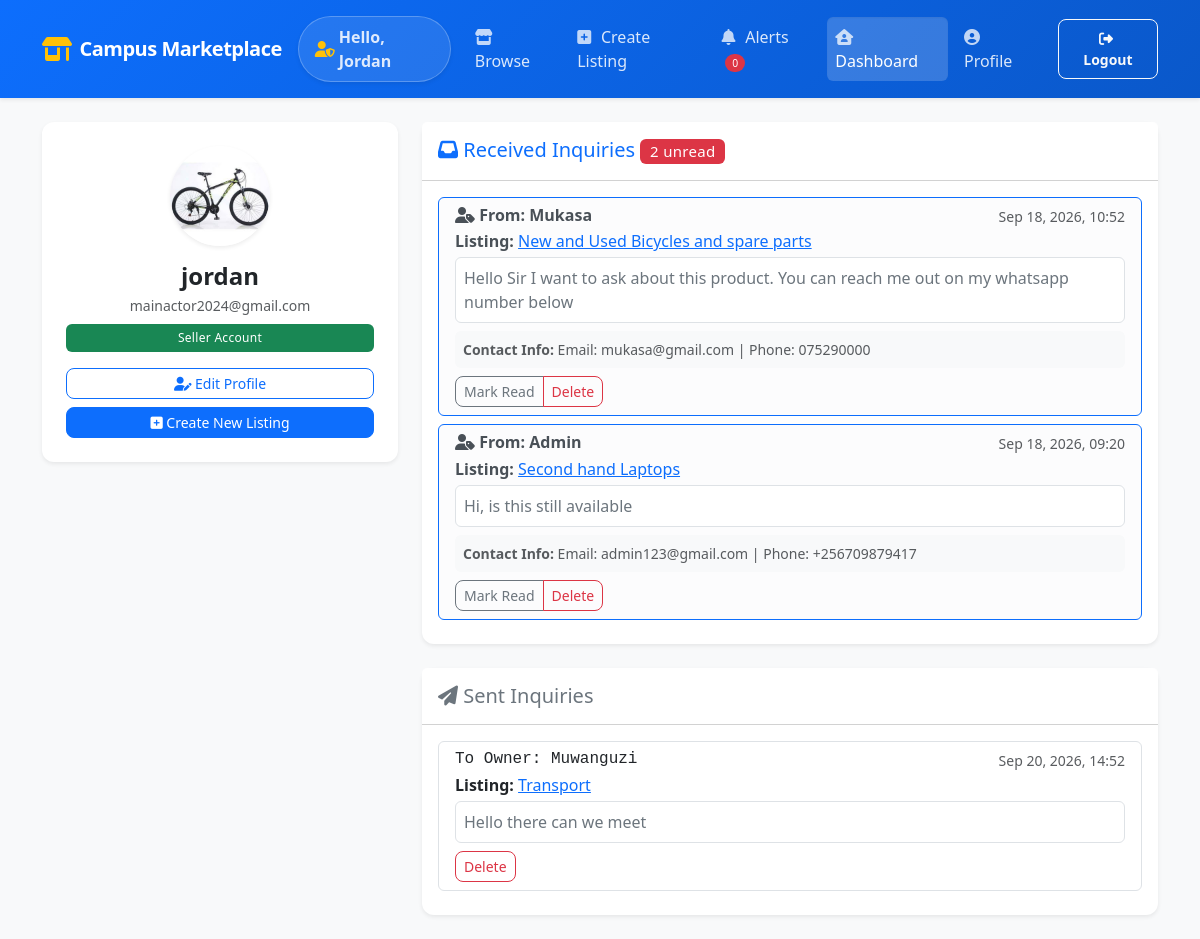
The app's page /dashboard/ (signed in) with its own data.
### consentform/models.py (models this page shows, shortened)
class Profile(models.Model):
    user = models.OneToOneField(User, on_delete=models.CASCADE, related_name='profile')
    avatar = models.ImageField(upload_to="profiles/", default="profiles/default.png", blank=True, null=True)
    bio = models.TextField(max_length=500, blank=True)
    phone_number = models.CharField(max_length=20, blank=True)
    age = models.PositiveIntegerField(validators=[MinValueValidator(18), MaxValueValidator(100)], null=True, blank=True)
    gender = models.CharField(max_length=10, blank=True)
    location = models.CharField(max_length=100, blank=True, help_text="e.g. Hostels, Eastern Campus")
    is_seller = models.BooleanField(default=False, help_text="Check this if you want to post listings/products.")

class Inquiry(models.Model):
  listing = models.ForeignKey(Listing, on_delete=models.CASCADE, related_name='inquiries')
  sender = models.ForeignKey(User, on_delete=models.CASCADE, related_name='sent_inquiries')
  receiver = models.ForeignKey(User, on_delete=models.CASCADE, related_name='received_inquiries')
  message = models.TextField()
  contact_email = models.EmailField()
  contact_phone = models.CharField(max_length=20, blank=True)
  created_at = models.DateTimeField(auto_now_add=True)
  is_read = models.BooleanField(default=False)
  class Meta:
    verbose_name_plural = 'Inquiries'
    ordering = ['-created_at']

class Listing(models.Model):
  LISTING_TYPES = (
    ('item', 'Item for Sale/Rent'),
    ('service', 'Service offered'),
  )
  CONDITIONS = (
    ('new', 'Brand New'),
    ('like_new', 'Like New'),
    ('used', 'Fair / Used'),
    ('na', 'Not Applicable (Services)'),
  )
  owner = models.ForeignKey(User, on_delete=models.CASCADE, related_name='listings')
  category = models.ForeignKey(Category, on_delete=models.SET_NULL, null=True, related_name='listings')
  title = models.CharField(max_length=150)
  description = models.TextField()
  price = models.DecimalField(max_digits=10, decimal_places=2)
  listing_type = models.CharField(max_length=10, choices=LISTING_TYPES, default='item')
  condition = models.CharField(max_length=10, choices=CONDITIONS, default='used')
  image = models.ImageField(upload_to='listings/', validators=[validate_image_extension_and_size], blank=True, null=True)
  is_available = models.BooleanField(default=True)
  created_at = models.DateTimeField(auto_now_add=True)
  updated_at = models.DateTimeField(auto_now=True)
  class Meta:
    ordering = ['-created_at']

### consentform/views.py (the view)
# urls.py: path('dashboard/', views.dashboard, name='dashboard'),
@login_required
def dashboard(request):
  received_inquiries = Inquiry.objects.filter(
    receiver=request.user
  ).select_related('listing', 'sender')
  sent_inquiries = Inquiry.objects.filter(
    sender=request.user
  ).select_related('listing', 'receiver')
  unread_count = received_inquiries.filter(is_read=False).count()
  all_listings = Listing.objects.filter(is_available=True)
  context = {
    'received_inquiries': received_inquiries,
    'sent_inquiries': sent_inquiries,
    'unread_count': unread_count,
    'all_listings': all_listings,
  }
  return render(request, 'consentform/dashboard.html', context)

### consentform/templates/consentform/dashboard.html (shortened to what this page needs)
{% extends 'consentform/base.html' %}
{% block content %}
<div class="row">
    <div class="col-md-4 mb-4">
        <div class="card border-0 shadow-sm p-4 text-center mb-4">
            <div class="d-flex justify-content-center mb-3">
                {% if request.user.profile.avatar %}
                    <img src="{{ request.user.profile.avatar.url }}" alt="Profile Avatar" class="rounded-circle shadow-sm object-fit-cover" style="width: 100px; height: 100px;">
                {% else %}
                    <div class="rounded-circle bg-secondary text-white d-flex align-items-center justify-content-center shadow-sm" style="width: 100px; height: 100px; font-size: 2.5rem;">
                        <i class="fa-solid fa-user"></i>
                    </div>
                {% endif %}
            </div>
            <h4 class="fw-bold mb-1">{{ request.user.username }}</h4>
            <p class="text-muted small mb-2">{{ request.user.email }}</p>
            {% if request.user.profile.is_seller %}
                <span class="badge bg-success mb-3 p-2">Seller Account</span>
            {% else %}
                <span class="badge bg-primary mb-3 p-2">Buyer Account</span>
            {% endif %}
            <div class="d-grid gap-2">
                <a href="{% url 'profile_edit' %}" class="btn btn-outline-primary btn-sm">
                    <i class="fa-solid fa-user-pen"></i> Edit Profile
                </a>
                {% if request.user.profile.is_seller %}
                    <a href="{% url 'listing_create' %}" class="btn btn-primary btn-sm">
                        <i class="fa-solid fa-square-plus"></i> Create New Listing
                    </a>
                {% endif %}
            </div>
        </div>
    </div>
    <div class="col-md-8">
        <div class="card shadow-sm border-0 mb-4">
            <div class="card-header bg-white py-3">
                <h5 class="mb-0 text-primary">
                    <i class="fa-solid fa-inbox"></i> Received Inquiries
                    {% if unread_count > 0 %}
                        <span class="badge bg-danger">{{ unread_count }} unread</span>
                    {% endif %}
                </h5>
            </div>
            <div class="card-body">
                {% if received_inquiries %}
                    <div class="list-group">
                        {% for inquiry in received_inquiries %}
                            <div class="list-group-item list-group-item-action flex-column align-items-start mb-2 border rounded {% if not inquiry.is_read %}list-group-item-light border-primary{% endif %}">
                                <div class="d-flex w-100 justify-content-between">
                                    <h5 class="mb-1 fs-6 fw-bold">
                                        <i class="fa-solid fa-user-tag"></i> From: {{ inquiry.sender.username }}
                                    </h5>
                                    <small class="text-muted">{{ inquiry.created_at|date:"M d, Y, H:i" }}</small>
                                </div>
                                <p class="mb-1"><strong>Listing:</strong> <a href="{% url 'listing_detail' inquiry.listing.pk %}">{{ inquiry.listing.title }}</a></p>
                                <p class="mb-2 text-secondary bg-white p-2 rounded border">{{ inquiry.message }}</p>
                                <div class="bg-light p-2 rounded small text-muted mb-2">
                                    <strong>Contact Info:</strong> Email: {{ inquiry.contact_email }}
                                    {% if inquiry.contact_phone %} | Phone: {{ inquiry.contact_phone }}{% endif %}
                                </div>
                                <div class="btn-group btn-group-sm" role="group">
                                    <a href="{% url 'toggle_inquiry_read' inquiry.pk %}" class="btn btn-outline-secondary">
                                        {% if inquiry.is_read %}Mark Unread{% else %}Mark Read{% endif %}
                                    </a>
                                    <a href="{% url 'delete_inquiry' inquiry.pk %}" class="btn btn-outline-danger" onclick="return confirm('Are you sure you want to delete this inquiry?');">
                                        Delete
                                    </a>
                                </div>
                            </div>
                        {% endfor %}
                    </div>
                {% else %}
                    <p class="text-muted mb-0">You have not received any inquiries yet.</p>
                {% endif %}
            </div>
        </div>
        <div class="card shadow-sm border-0 mb-4">
            <div class="card-header bg-white py-3">
                <h5 class="mb-0 text-secondary">
                    <i class="fa-solid fa-paper-plane"></i> Sent Inquiries
                </h5>
            </div>
            <div class="card-body">
                {% if sent_inquiries %}
                    <div class="list-group">
                        {% for inquiry in sent_inquiries %}
                            <div class="list-group-item flex-column align-items-start mb-2 border rounded">
                                <div class="d-flex w-100 justify-content-between">
                                    <h5 class="mb-1 font-monospace fs-6">
                                        To Owner: {{ inquiry.receiver.username }}
                                    </h5>
                                    <small class="text-muted">{{ inquiry.created_at|date:"M d, Y, H:i" }}</small>
                                </div>
                                <p class="mb-1"><strong>Listing:</strong> <a href="{% url 'listing_detail' inquiry.listing.pk %}">{{ inquiry.listing.title }}</a></p>
                                <p class="mb-2 text-secondary bg-white p-2 rounded border">{{ inquiry.message }}</p>
                                <a href="{% url 'delete_inquiry' inquiry.pk %}" class="btn btn-outline-danger btn-sm" onclick="return confirm('Are you sure?');">
                                    Delete
                                </a>
                            </div>
                        {% endfor %}
                    </div>
                {% else %}
                    <p class="text-muted mb-0">You have not sent any inquiries yet.</p>
                {% endif %}
            </div>
        </div>
    </div>
</div>
{% endblock %}

### consentform/templates/consentform/base.html (shortened to what this page needs)
{% load static %}
<!DOCTYPE html>
<html lang="en">
<head>
    <link href="https://cdn.jsdelivr.net/npm/bootstrap@5.3.0/dist/css/bootstrap.min.css" rel="stylesheet">
    <link rel="stylesheet" href="https://cdn.jsdelivr.net/npm/bootstrap-icons@1.11.0/font/bootstrap-icons.css">
    <link rel="stylesheet" href="https://cdnjs.cloudflare.com/ajax/libs/font-awesome/6.4.0/css/all.min.css">
    <link rel="stylesheet" href="{% static 'style/style.css' %}">
</head>
<body class="bg-light">
    <nav class="navbar navbar-expand-lg navbar-dark shadow-sm mb-4 py-3 custom-navbar">
        <div class="container">
            <a class="navbar-brand fw-bold fs-5 text-white d-flex align-items-center gap-2" href="{% url 'listing_list' %}">
                <i class="fa-solid fa-shop text-warning fs-4"></i> Campus Marketplace
            </a>
            <div class="collapse navbar-collapse" id="navbarNav">
                <ul class="navbar-nav ms-auto align-items-lg-center gap-lg-2">
                    {% if user.is_authenticated %}
                        <li class="nav-item me-lg-2">
                            <span class="nav-link px-3 py-1.5 rounded-pill bg-white bg-opacity-10 text-white fw-semibold border border-light border-opacity-25 small shadow-sm d-flex align-items-center" style="cursor: default;">
                                <i class="fa-solid fa-user-shield text-warning me-1"></i> Hello, {{ user.username|title }}
                            </span>
                        </li>
                        <li class="nav-item">
                            <a class="nav-link px-2 py-2 {% if request.resolver_match.url_name == 'listing_list' %}active{% endif %}" href="{% url 'listing_list' %}">
                                <i class="fa-solid fa-store"></i> Browse
                            </a>
                        </li>
                        <li class="nav-item">
                            <a class="nav-link px-2 py-2 {% if request.resolver_match.url_name == 'listing_create' %}active{% endif %}" href="{% url 'listing_create' %}">
                                <i class="fa-solid fa-square-plus"></i> Create Listing
                            </a>
                        </li>
                        <li class="nav-item">
                            <a class="nav-link px-2 py-2 position-relative {% if request.resolver_match.url_name == 'notification_list' %}active{% endif %}" href="{% url 'notification_list' %}">
                                <i class="fa-solid fa-bell"></i> Alerts
                                {% with unread_notifs_count=user.notifications.all.filter.count %}
                                    <span class="badge rounded-pill bg-danger ms-1" style="font-size: 0.65rem;">
                                        {{ user.notifications.all.count }}
                                    </span>
                                {% endwith %}
                            </a>
                        </li>
                        <li class="nav-item">
                            <a class="nav-link px-2 py-2 {% if request.resolver_match.url_name == 'dashboard' %}active{% endif %}" href="{% url 'dashboard' %}">
                                <i class="fa-solid fa-house-user"></i> Dashboard
                            </a>
                        </li>
                        <li class="nav-item">
                            <a class="nav-link px-2 py-2 {% if request.resolver_match.url_name == 'profile_edit' %}active{% endif %}" href="{% url 'profile_edit' %}">
                                <i class="fa-solid fa-circle-user"></i> Profile
                            </a>
                        </li>
                        <li class="nav-item ms-lg-2">
                            <form action="{% url 'logout' %}" method="post" class="d-inline">
                                <button type="submit" class="btn btn-outline-light btn-sm px-3 py-2 fw-semibold w-100">
                                   <i class="fa-solid fa-right-from-bracket me-1"></i> Logout
                                </button>
                            </form>
                        </li>
                    {% endif %}
                </ul>
            </div>
        </div>
    </nav>
    <div class="container">
        {% block content %}{% endblock %}
    </div>
</body>
</html>

### consentform/static/style/style.css (style rules this page uses)
:root { --primary-color: #0d6efd; --primary-hover: #0b5ed7; --transition-speed: 0.25s ease-in-out; }
body { background-color: #f4f6f9 !important; font-family: 'Segoe UI', system-ui, -apple-system, sans-serif; color: #333333; }
.navbar { box-shadow: 0 4px 12px rgba(0, 0, 0, 0.08); }
.navbar-brand { letter-spacing: -0.5px; }
.card { transition: transform var(--transition-speed), box-shadow var(--transition-speed); border-radius: 0.75rem; }
.badge { font-weight: 500; letter-spacing: 0.3px; }
.btn { border-radius: 0.5rem; font-weight: 500; transition: all var(--transition-speed); }
.object-fit-cover { object-fit: cover; }

### consentform/templates/consentform/base.html (style rules this page uses)
.custom-navbar { background: linear-gradient(135deg, #0d6efd 0%, #0a58ca 100%); }
.custom-navbar .nav-link { color: rgba(255, 255, 255, 0.85) !important; transition: all 0.2s ease-in-out; border-radius: 0.375rem; font-weight: 500; }
.custom-navbar .nav-link.active { color: #ffffff !important; background-color: rgba(255, 255, 255, 0.18) !important; box-shadow: inset 0 1px 2px rgba(0, 0, 0, 0.05); }
.custom-navbar .nav-link i { color: rgba(255, 255, 255, 0.75); transition: all 0.2s ease-in-out; margin-right: 0.35rem; }

### records on screen
Inquiry: sender.username "Mukasa", created_at "Sep 18, 2026, 10:52", listing "New and Used Bicycles and spare parts", message "Hello Sir I want to ask about this product. You can reach me out on my whatsapp number below", contact_email "mukasa@gmail.com", contact_phone "075290000", is_read "Mark Read"
Inquiry: sender.username "Admin", created_at "Sep 18, 2026, 09:20", listing "Second hand Laptops", message "Hi, is this still available", contact_email "admin123@gmail.com", contact_phone "+256709879417", is_read "Mark Read"
Inquiry: receiver.username "Muwanguzi", created_at "Sep 20, 2026, 14:52", listing "Transport", message "Hello there can we meet"

### other values on screen
{{ user.username|title }} "Jordan"
{{ user.notifications.all.count }} "0"
{{ request.user.username }} "jordan"
{{ request.user.email }} "mainactor2024@gmail.com"
{{ unread_count }} "2"
